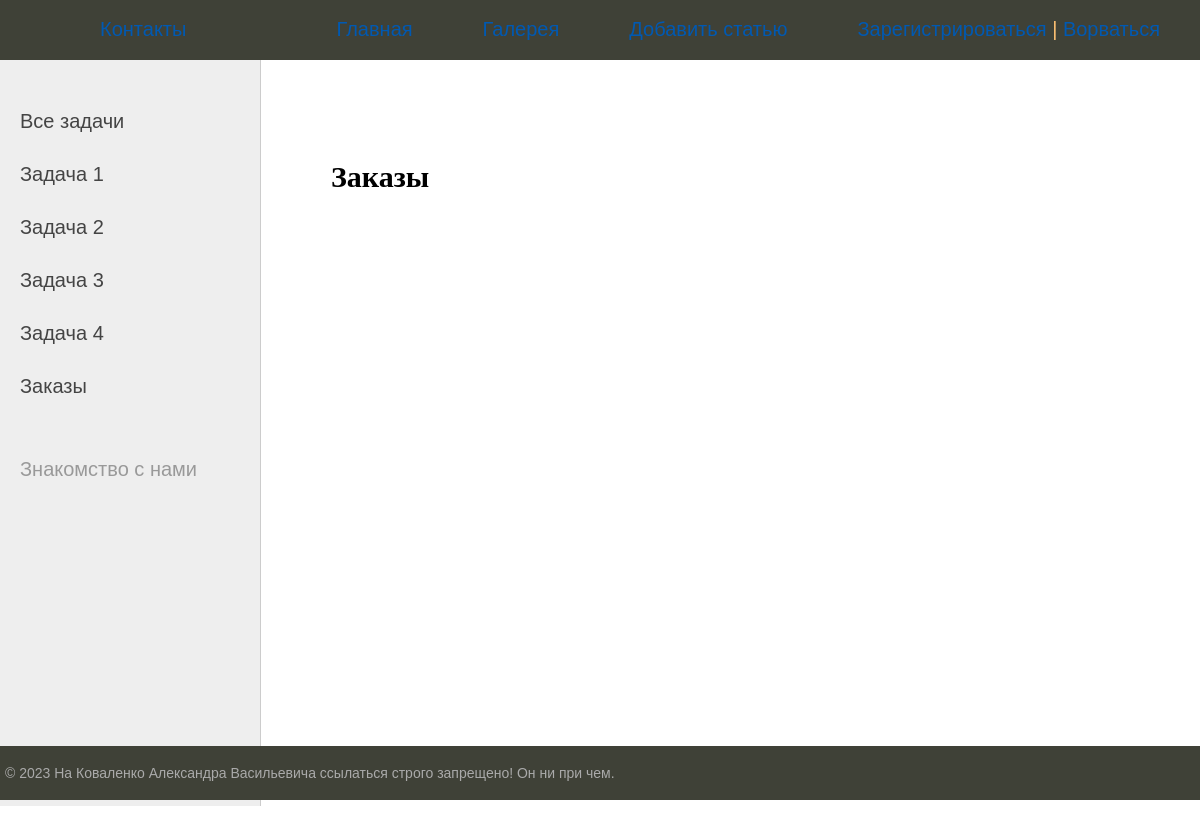
The app's page /orders/, older data.
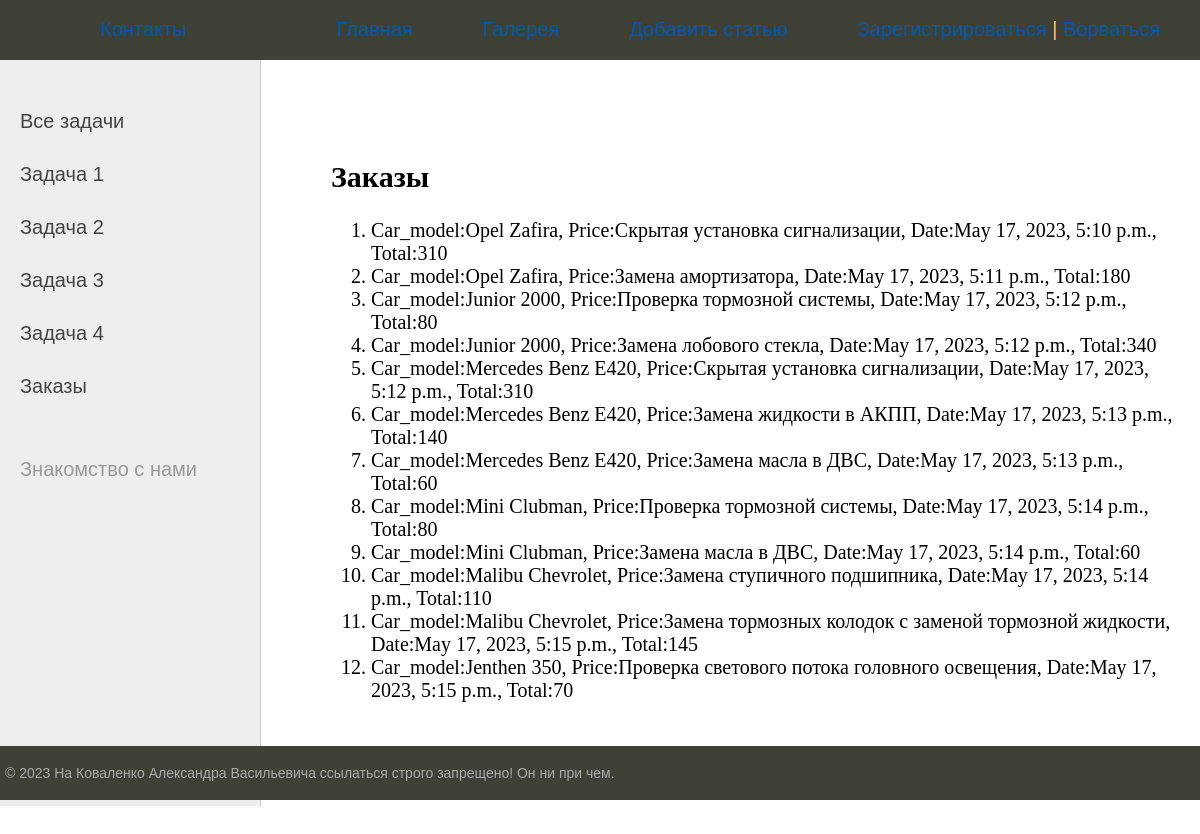
The same page, newer data.
### autoservice/models.py (models this page shows)
class Order(models.Model):
    auto_model = models.ForeignKey(Auto, on_delete=models.PROTECT)
    type_service = models.ForeignKey(TypeService, on_delete=models.PROTECT)
    date = models.DateTimeField(auto_now_add=True)

class Auto(models.Model):
    car_model = models.CharField(max_length=100)
    model_year = models.CharField(max_length=4, null=True)
    client = models.ForeignKey(Clients, on_delete=models.PROTECT)
    def __str__(self):
        return self.car_model

class TypeService(models.Model):
    service = models.TextField(max_length=255)
    price = models.IntegerField(default=0)
    def __str__(self):
        return self.service

### autoservice/views.py (the view)
# urls.py: path('orders/', views.Orders, name='Orders'),
def Orders(request):
    orders = Order.objects.all().annotate(total=Sum('type_service_id__price')).filter(date__minute__range=(10, 15))
    return render(request, 'autoservice/orders.html', {'orders': orders})

### templates/autoservice/orders.html (shortened to what this page needs)
{%  extends 'autoservice/base.html' %}
{%  block content %}
<h2>Заказы</h2>
    <p>
 <ol>
     {% for order in orders %}
        <li>
            Car_model:{{ order.auto_model }}, Price:{{ order.type_service }}, Date:{{ order.date }}, Total:{{ order.total }}
        </li>
     {% endfor %}
 </ol>
{% endblock %}

Row changes from the older to the newer data that the page shows:
added Order: auto_model "Opel Zafira", type_service "Скрытая установка сигнализации", date "May 17, 2023, 5:10 p.m.", total "310"
added Order: auto_model "Opel Zafira", type_service "Замена амортизатора", date "May 17, 2023, 5:11 p.m.", total "180"
added Order: auto_model "Junior 2000", type_service "Проверка тормозной системы", date "May 17, 2023, 5:12 p.m.", total "80"
added Order: auto_model "Junior 2000", type_service "Замена лобового стекла", date "May 17, 2023, 5:12 p.m.", total "340"
added Order: auto_model "Mercedes Benz E420", type_service "Скрытая установка сигнализации", date "May 17, 2023, 5:12 p.m.", total "310"
added Order: auto_model "Mercedes Benz E420", type_service "Замена жидкости в АКПП", date "May 17, 2023, 5:13 p.m.", total "140"
added Order: auto_model "Mercedes Benz E420", type_service "Замена масла в ДВС", date "May 17, 2023, 5:13 p.m.", total "60"
added Order: auto_model "Mini Clubman", type_service "Проверка тормозной системы", date "May 17, 2023, 5:14 p.m.", total "80"
added Order: auto_model "Mini Clubman", type_service "Замена масла в ДВС", date "May 17, 2023, 5:14 p.m.", total "60"
added Order: auto_model "Malibu Chevrolet", type_service "Замена ступичного подшипника", date "May 17, 2023, 5:14 p.m.", total "110"
added Order: auto_model "Malibu Chevrolet", type_service "Замена тормозных колодок с заменой тормозной жидкости", date "May 17, 2023, 5:15 p.m.", total "145"
added Order: auto_model "Jenthen 350", type_service "Проверка светового потока головного освещения", date "May 17, 2023, 5:15 p.m.", total "70"
